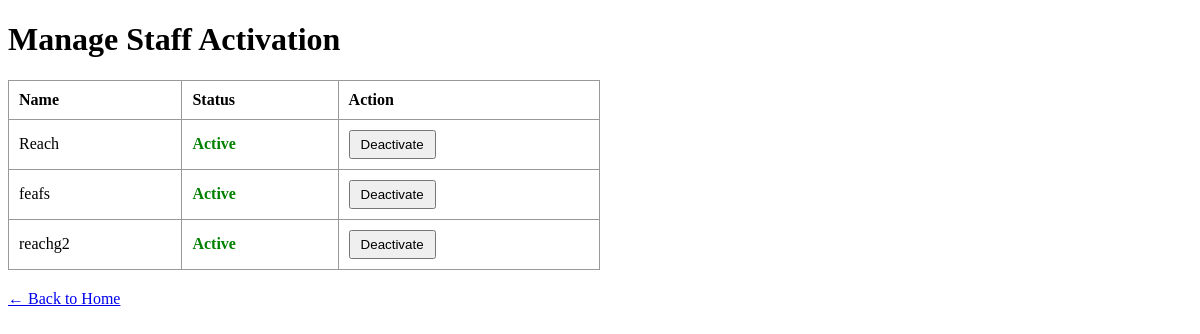
The page /manage_staff on the database its author committed.
### tables this page shows
CREATE TABLE staff (
            id INTEGER PRIMARY KEY AUTOINCREMENT,
            name TEXT NOT NULL,
            start_time TEXT,
            end_time TEXT,
            active INTEGER DEFAULT 1
        );

### app.py (the view)
@app.route('/manage_staff')
def manage_staff():
    conn = get_db()
    cursor = conn.cursor()
    cursor.execute("SELECT id, name, active FROM staff ORDER BY name")
    staff_list = cursor.fetchall()
    conn.close()
    return render_template('manage_staff.html', staff_list=staff_list)

### app.py (called while the page is built)
def get_db_connection():
    conn = sqlite3.connect(DATABASE)
    conn.row_factory = sqlite3.Row
    return conn

def get_db():
    return get_db_connection()

### templates/manage_staff.html (shortened to what this page needs)
<!DOCTYPE html>
<html>
<head>
</head>
<body>
    <h1>Manage Staff Activation</h1>
    <table>
        <tr>
            <th>Name</th>
            <th>Status</th>
            <th>Action</th>
        </tr>
        {% for staff in staff_list %}
        <tr>
            <td>{{ staff.name }}</td>
            <td class="{{ 'active' if staff.active else 'inactive' }}">
                {{ 'Active' if staff.active else 'Inactive' }}
            </td>
            <td>
                <form action="{{ url_for('toggle_staff', staff_id=staff.id) }}" method="POST">
                    <button type="submit">
                        {{ 'Deactivate' if staff.active else 'Activate' }}
                    </button>
                </form>
            </td>
        </tr>
        {% endfor %}
    </table>
    <a href="{{ url_for('index') }}">← Back to Home</a>
</body>
</html>

### templates/manage_staff.html (style rules this page uses)
table { width: 50%; border-collapse: collapse; margin-top: 20px; }
th, td { padding: 10px; border: 1px solid #999; text-align: left; }
button { padding: 5px 10px; cursor: pointer; }
.active { color: green; font-weight: bold; }
a { display: inline-block; margin-top: 20px; }

### rows shown on the page
staff: name "Reach", active "Active", active "Deactivate"
staff: name "feafs", active "Active", active "Deactivate"
staff: name "reachg2", active "Active", active "Deactivate"
